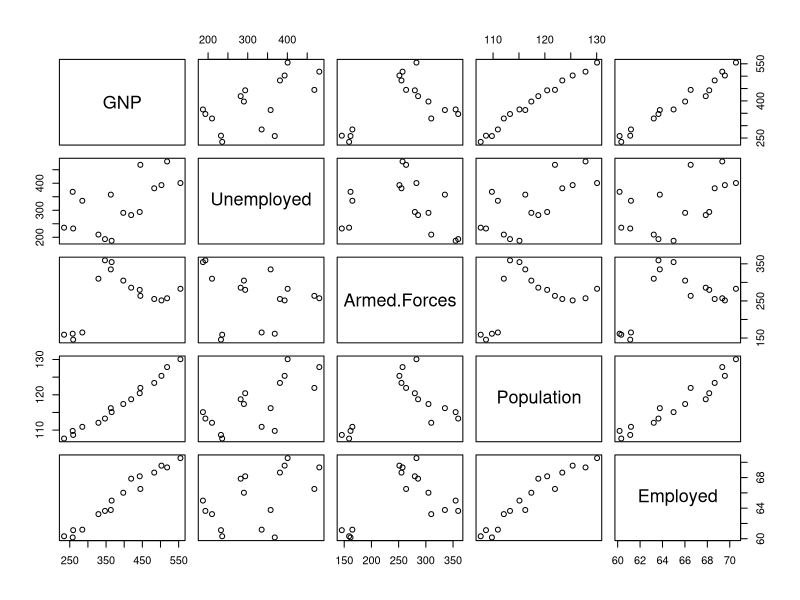

Reproduce this figure in R.
# (1)
str(longley)
head(longley)

# (2)
df <- longley[,c('GNP', 'Unemployed', 'Armed.Forces', 'Population','Employed')]
df

# (3)
plot(df)

# (4)
cor(df)